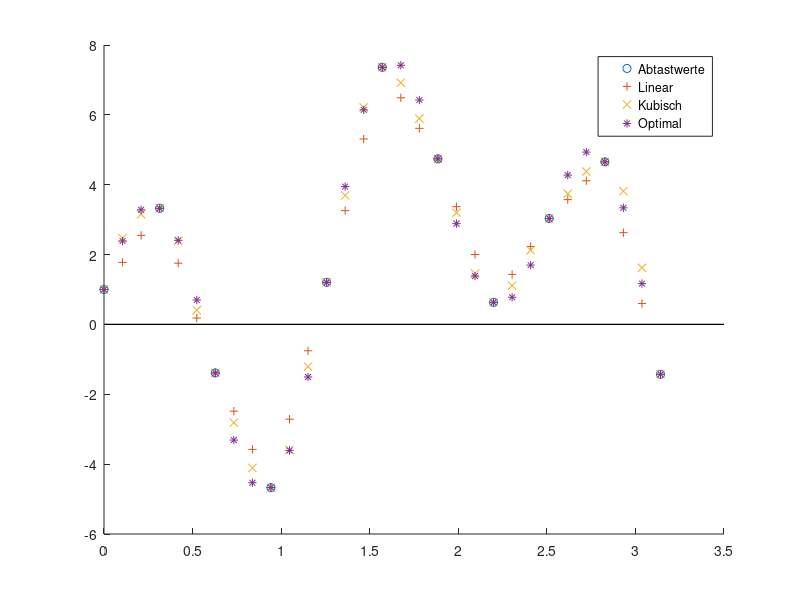

This figure's MATLAB source:
clear all; close all; clc;
% 
% im = imread('cameraman.tif');
% figure; imshow(im);
% h = size(im,1);
% w = size(im,2);
% 
% switch 1
%     case 1
%         % Forward transform by faktor k
%         k = 2;
%         hOut = floor(k*h);
%         wOut = floor(k*w);
%         imOut = zeros(hOut,wOut);
%         for v = 1:h
%             for u = 1:w
%                 yp = k*v;
%                 xp = k*u;
%                 vpNN = round(yp);
%                 upNN = round(xp);
%                 imOut(vpNN,upNN) = im(v,u);
%             end
%         end
%         figure; imshow(imOut,[])
%     case 2
%         % Backward Transform
%         k = 2;
%         hOut = floor(k*h);
%         wOut = floor(k*w);
%         imOut = zeros(hOut,wOut);
%         for vp = 1:hOut
%             for up = 1:wOut
%                 y = vp/k;
%                 x = up/k;
%                 % NN interpolation
%                 vNN =round(y);
%                 uNN =round(x);
%                 imOut(vp,up) = im(vNN,uNN);
%             end
%         end
%         figure; imshow(imOut,[]);
% end
% 
% im = imread('cameraman.tif');
% imNearest = imresize(im,2,'nearest');
% imLinear = imresize(im,2,'bilinear');
% imCubic = imresize(im,2,'bicubic');
% 
% figure; imshow(im);
% figure; imshow(imNearest);
% figure; imshow(imLinear);
% figure; imshow(imCubic);

x = (0:pi/10:pi);
y = sin(x)-3*sin(2.3*x)+4*sin(5*x)+1;

x_neu = (0:pi/30:pi);

y_opt = sin(x_neu)-3*sin(2.3*x_neu)+4*sin(5*x_neu)+1;
y_lin = interp1(x,y,x_neu);
y_cub = interp1(x,y,x_neu,'cubic');

figure;
hold on
stem(x,y,'LineStyle','none');
stem(x_neu,y_lin,'LineStyle','none', 'Marker', '+');
stem(x_neu,y_cub,'LineStyle','none', 'Marker', 'x');
stem(x_neu,y_opt,'LineStyle','none', 'Marker', '*');

legend('Abtastwerte','Linear','Kubisch','Optimal');
